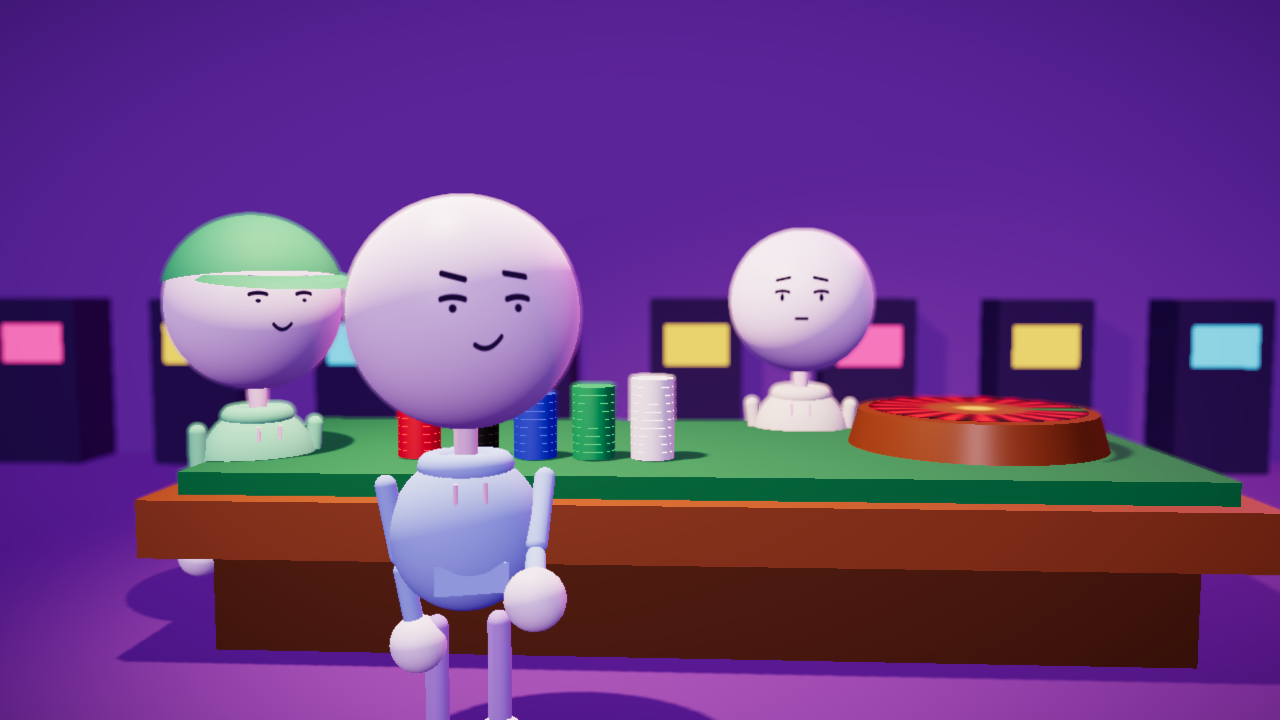
#> input picture whatif-channel/proof-of-concept/3d-test-v1.png, 1280 x 720 px, given as the content of the folder ../proof-of-concept/thumbnail-01-v2.png/_raw, which was not available
$ python cutout.py ../proof-of-concept ../proof-of-concept/thumbnail-01-v2.png 1.0
#> lines starting #> are read from the running program, lines starting #| are printed output that depends on the picture; after the words box and inside, x2 and y2 are one past the last pixel; in counts of white or black regions, pixels touching at a corner belong together
"""Figur aus dem Drehansicht-Video freistellen (Hintergrund = glatter dunkler Verlauf).
   python3 cutout.py video.mp4 ausgabeordner [fps]   -> PNG mit Alpha pro Bild + index.json (Boxen)"""
import json, os, subprocess, sys
import numpy as np
from PIL import Image
from scipy import ndimage as ndi


def fit_bg(im):
    H, W, _ = im.shape; yy, xx = np.mgrid[0:H, 0:W]
#> after `H, W, _ = im.shape`: H = 720; W = 1280
    A = np.stack([np.ones_like(xx), xx, yy, xx * xx, xx * yy, yy * yy], -1).reshape(-1, 6).astype(np.float32)
    A = A / np.array([1, W, H, W * W, W * H, H * H], dtype=np.float32)
    m = ((xx < 70) | (xx > W - 70) | (yy < 10)).reshape(-1); bg = np.zeros_like(im)
    for c in range(3):
        co, *_ = np.linalg.lstsq(A[m], im[..., c].reshape(-1)[m], rcond=None); bg[..., c] = (A @ co).reshape(H, W)
#> this loop made 3 passes
#> co on passes 1 to 3: [81.45, 10.38, -36.17, -15.26, 7.28, 55.24], [18.64, 59.66, 53.49, -54.42, 4.12, -51.84], [143.6, -15.67, -95.5, 25.99, -41.21, 98.65]
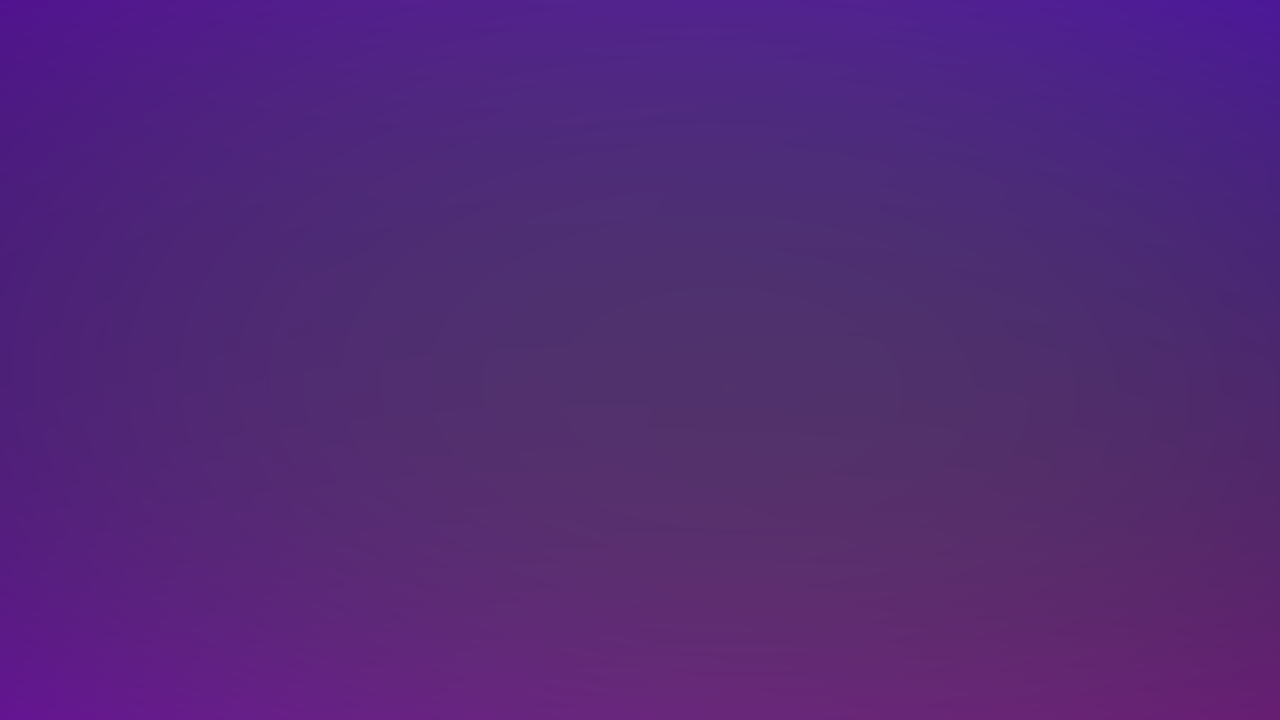
#> bg: shape (720, 1280, 3) float32; mean R, G, B 83.7, 40.8, 119.1
    return bg


def cut(im, thr=9):
    bg = fit_bg(im); d = np.abs(im - bg).max(-1)
    H = d.shape[0]; ramp = np.clip((np.arange(H)[:, None] / H - 0.78) / 0.07, 0, 1)
#> after `H = d.shape[0]`: H = 720
#> after `ramp = np.clip((np.arange(H)[:, None] / H - 0.78) / 0.07, 0, 1)`: ramp = 720 values from 0 to 1
    mask = d > (thr + 7 * ramp)
#> mask: shape (720, 1280) bool; 91.8% white; 120 black regions (112 under 20 px), largest, box (x1, y1, x2, y2) and area: (0, 0, 1280, 156) 62152, (0, 530, 70, 720) 9211, (116, 592, 216, 663) 2679
    mask = ndi.binary_closing(mask, structure=np.ones((3, 3)), iterations=6); mask = ndi.binary_fill_holes(mask)
#> after `mask = ndi.binary_closing(mask, structure=np.ones((3, 3)), iterations=`: mask: shape (720, 1280) bool; 90.2% white; 2 black regions, box (x1, y1, x2, y2) and area: (0, 0, 1280, 720) 87540, (130, 593, 215, 644) 2352
#> after `mask = ndi.binary_fill_holes(mask)`: mask: shape (720, 1280) bool; 90.5% white; 1 black region, box (x1, y1, x2, y2) and area: (0, 0, 1280, 720) 87540
    mask = ndi.binary_opening(mask, structure=np.ones((3, 3)), iterations=3)
#> mask: shape (720, 1280) bool; 90.5% white; 1 black region, box (x1, y1, x2, y2) and area: (0, 0, 1280, 720) 87732
    lab, n = ndi.label(mask)
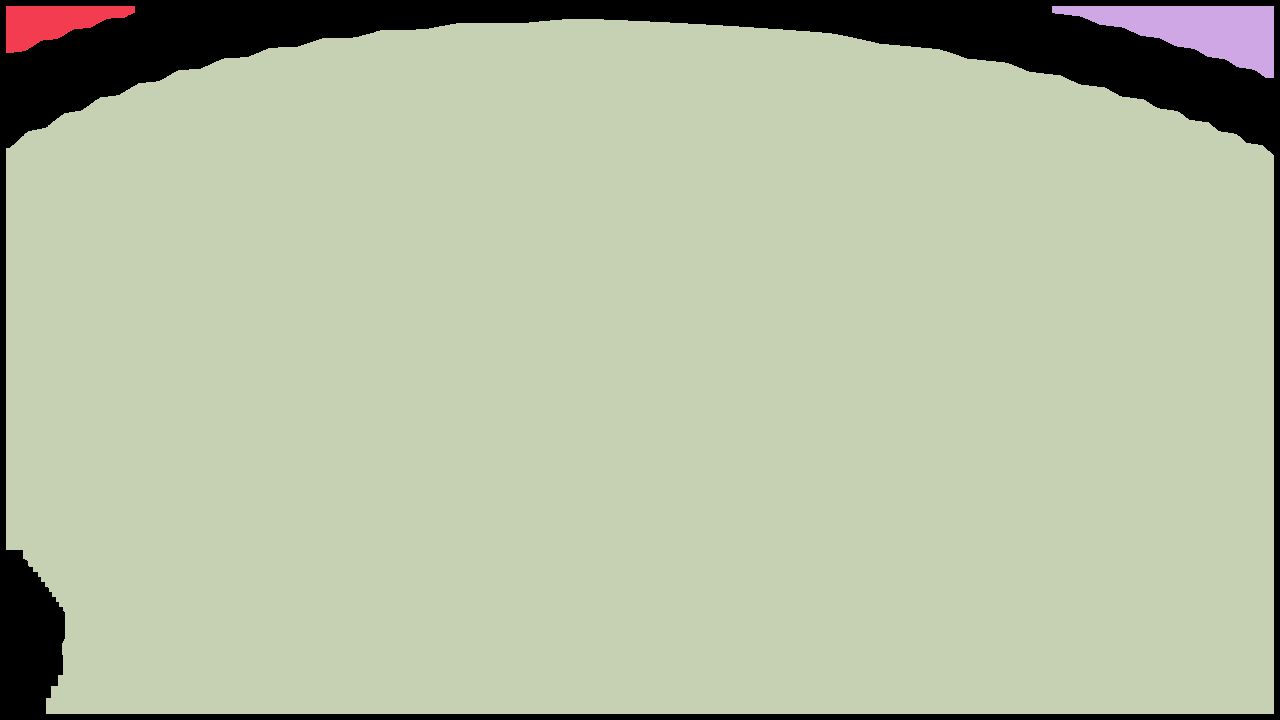
#> lab: shape (720, 1280) int32; 4 distinct labels, from 0 to 3; one colour per label, 0 black
#> n = 3
    if n == 0: return None
    sizes = ndi.sum(mask, lab, range(1, n + 1)); mask = lab == (1 + int(np.argmax(sizes))); mask = ndi.binary_fill_holes(mask)
#> after `sizes = ndi.sum(mask, lab, range(1, n + 1))`: sizes = [3511, 8068, 822289]
#> after `mask = lab == 1 + int(np.argmax(sizes))`: mask: shape (720, 1280) bool; 89.2% white; 1 black region, box (x1, y1, x2, y2) and area: (0, 0, 1280, 720) 99311
    mask = ndi.binary_erosion(mask, structure=np.ones((3, 3)), iterations=1)
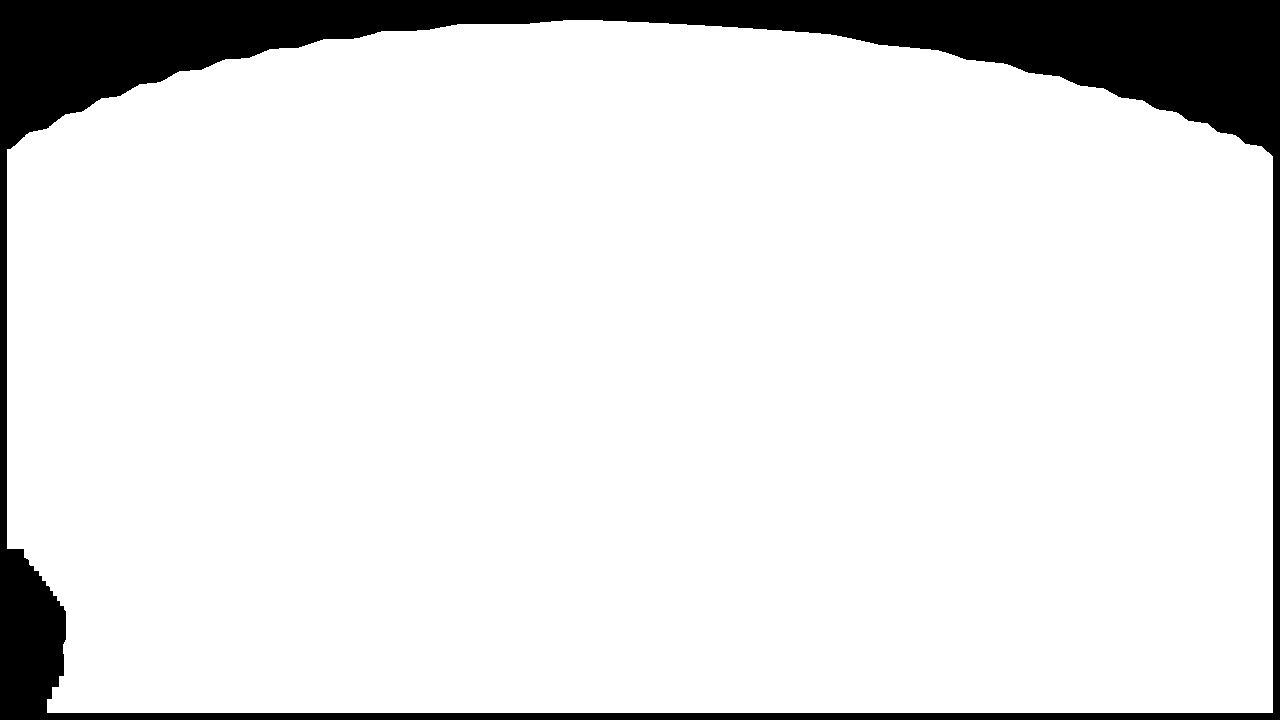
#> mask: shape (720, 1280) bool; 88.8% white; 1 black region, box (x1, y1, x2, y2) and area: (0, 0, 1280, 720) 103273
    return ndi.gaussian_filter(mask.astype(np.float32), 0.9)


if __name__ == "__main__":
    vid, out = sys.argv[1], sys.argv[2]; fps = float(sys.argv[3]) if len(sys.argv) > 3 else 5
    os.makedirs(out, exist_ok=True); tmp = os.path.join(out, "_raw"); os.makedirs(tmp, exist_ok=True)
    subprocess.run(["ffmpeg", "-loglevel", "error", "-y", "-i", vid, "-vf", f"fps={fps}", os.path.join(tmp, "r_%03d.png")], check=True)
    idx = {}
    for f in sorted(os.listdir(tmp)):
        im = np.array(Image.open(os.path.join(tmp, f)).convert("RGB")).astype(np.float32); a = cut(im)
        if a is None: continue
        ys, xs = np.where(a > 0.5)
        if len(ys) == 0: continue
        H, W = a.shape; box = [int(xs.min()), int(ys.min()), int(xs.max()), int(ys.max())]
#> after `H, W = a.shape`: H = 720; W = 1280
#> after `box = [int(xs.min()), int(ys.min()), int(xs.max()), int(ys.max())]`: box = [7, 20, 1272, 712]
        rgba = np.dstack([im.astype(np.uint8), (a * 255).astype(np.uint8)]); Image.fromarray(rgba).save(os.path.join(out, f.replace("r_", "s_")))
#> after `rgba = np.dstack([im.astype(np.uint8), (a * 255).astype(np.uint8)])`:
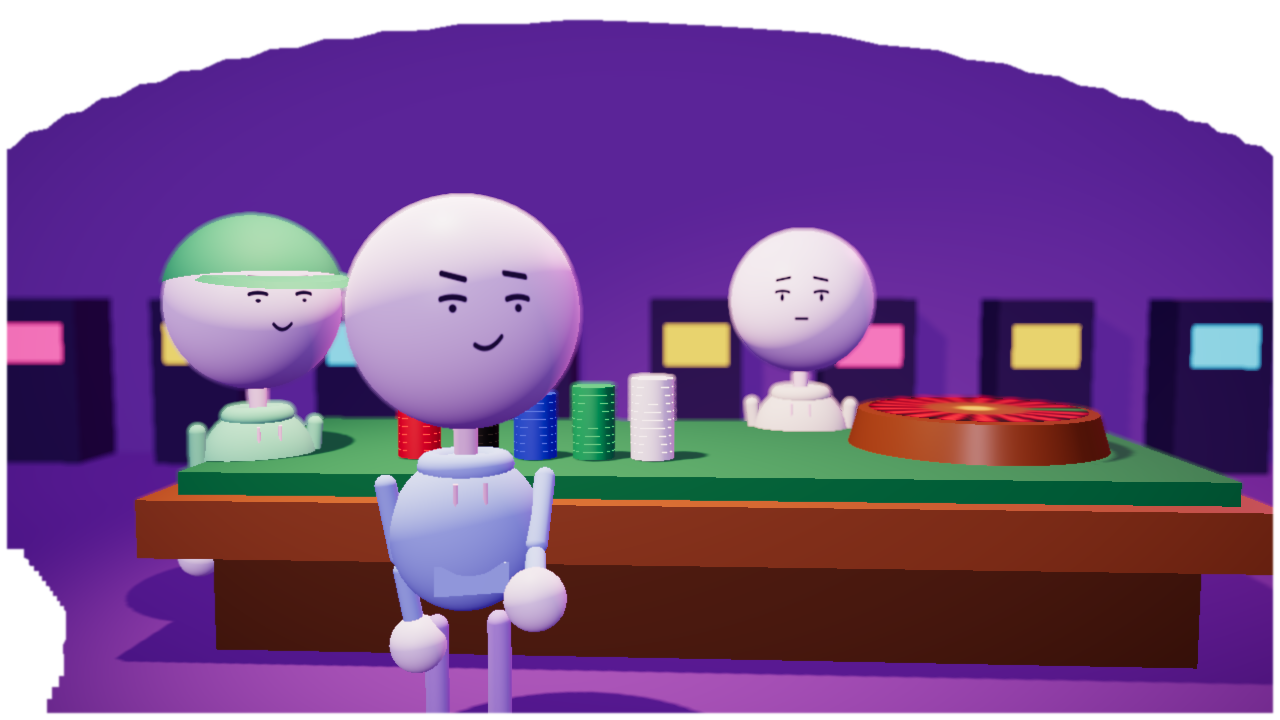
#> rgba: shape (720, 1280, 4); mean R, G, B, A 104.6, 62.4, 126.1, 226.4; transparent parts drawn white
        idx[f.replace("r_", "s_")] = dict(box=box, touches=bool(box[0] <= 2 or box[2] >= W - 3 or box[1] <= 2 or box[3] >= H - 3), h=box[3] - box[1], w=box[2] - box[0])
    json.dump(idx, open(os.path.join(out, "index.json"), "w"), indent=1); print(len(idx), "Bilder")
#| 1 Bilder
